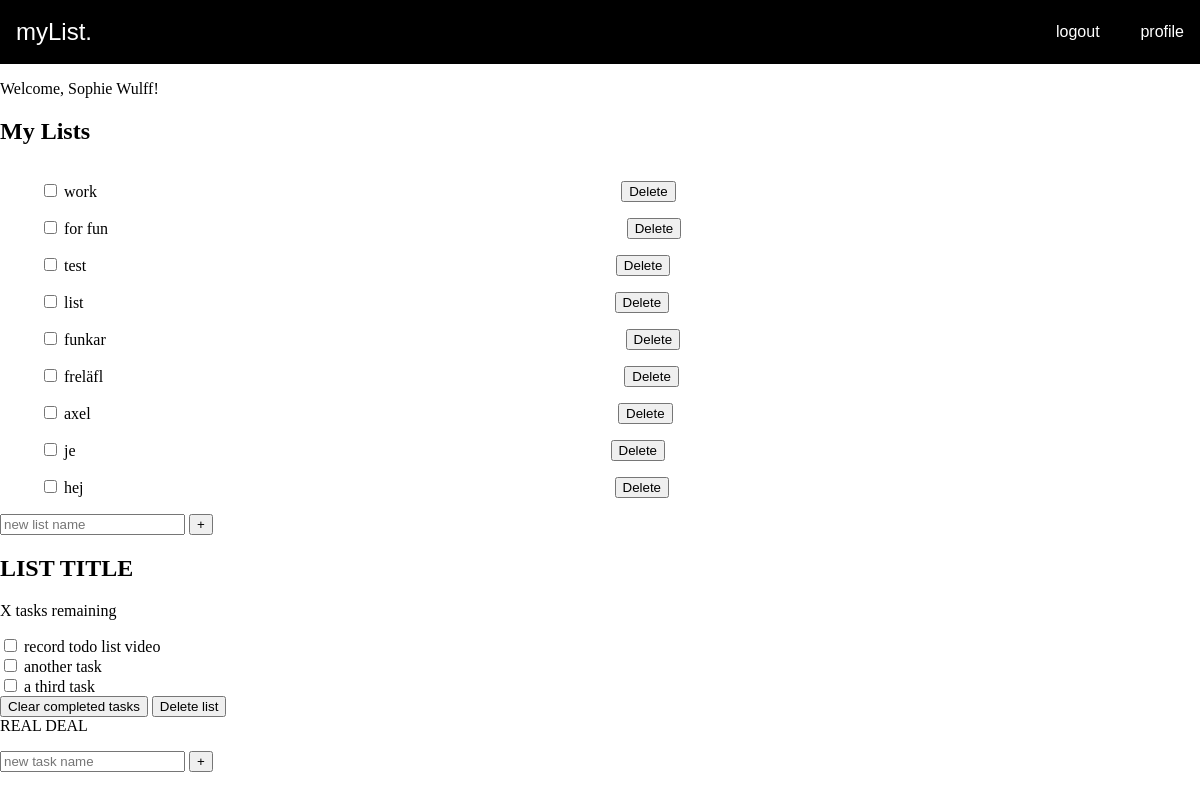
The page /loggedin.php (signed in) on the database as committed earlier.
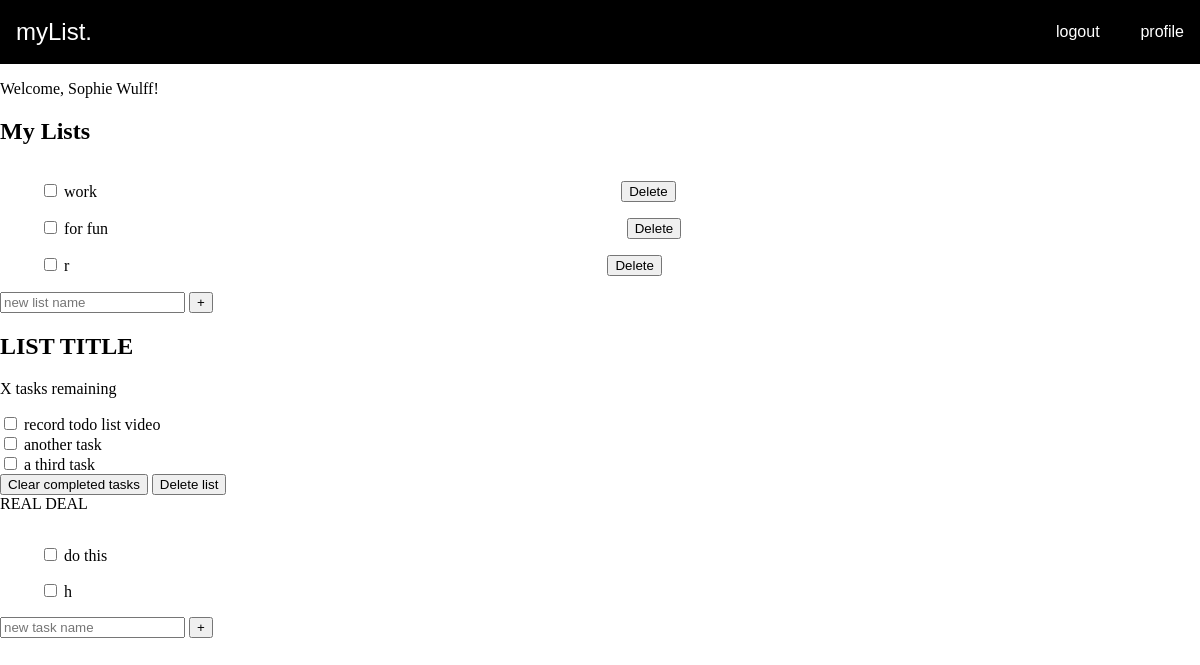
The same page on the database as committed later.
### tables this page shows
CREATE TABLE lists (
id INTEGER PRIMARY KEY AUTOINCREMENT,
title VARCHAR,
created_at DATETIME DEFAULT CURRENT_TIMESTAMP,
user_id INTEGER,
FOREIGN KEY(user_id) REFERENCES users(id)
);

CREATE TABLE tasks (
id INTEGER PRIMARY KEY AUTOINCREMENT,
title VARCHAR,
created_at DATETIME DEFAULT CURRENT_TIMESTAMP,
deadline_at DATETIME DEFAULT CURRENT_TIMESTAMP,
completed_at DATETIME DEFAULT CURRENT_TIMESTAMP,
content VARCHAR,
list_id INTEGER,
user_id INTEGER,
FOREIGN KEY(list_id) REFERENCES lists(id),
FOREIGN KEY(user_id) REFERENCES users(id)
);

### app/functions.php (called while the page is built, shortened)
<?php
function get_lists(object $database)
{
    $user_id = $_SESSION['user']['id'];
    $statement = $database->prepare("SELECT * FROM lists WHERE user_id = :id");
    $statement->bindParam(':id', $user_id, PDO::PARAM_INT);
    $statement->execute();
    $lists = $statement->fetchAll(PDO::FETCH_ASSOC);
    return $lists;
}
function get_tasks(object $database)
{
    $user_id = $_SESSION['user']['id'];
    $statement = $database->prepare('SELECT * FROM tasks WHERE user_id = :user_id ');
    $statement->bindParam(':user_id', $user_id, PDO::PARAM_INT);
    $statement->execute();
    $allTasks = $statement->fetchAll(PDO::FETCH_ASSOC);
    return $allTasks;
}

### loggedin.php (the view, shortened to what this page needs)
<?php
require __DIR__ . '/app/autoload.php';
require __DIR__ . '/views/header.php';
?>
<?php if (isset($_SESSION['user'])) : ?>
    <p>Welcome, <?= $_SESSION['user']['name']; ?>!</p>
<?php
endif; ?>
<h2 class="list-title">My Lists</h2>
<ul>
    <?php
    $lists = get_lists($database);
    foreach ($lists as $list) : ?>
        <li>
            <form action="/app/tasks/list.php" method="post">
                <input type="checkbox" id="list-checkbox" name="list-checkbox">
                <label for="list-checkbox"><?= $list['title'] ?></label>
            </form>
            <form action="/app/lists/delete.php" method="post">
                <button name="delete-task" type="submit" value="<?= $list['id'] ?>">Delete</button>
            </form><br>
        </li>
    <?php endforeach ?>
</ul>
<form action="/app/lists/create.php" method="post">
    <input id="title" name="title" type="text" class="new-list" placeholder="new list name" aria-label="new list name" />
    <button class="create-list">+</button>
</form>
<div class="todo-list">
    <div class="todo-header">
        <h2 class="list-title">LIST TITLE<?= '' ?></h2>
        <p class="task-count">X tasks remaining</p>
    </div>
    <div class="todo-body">
        <div class="tasks">
            <div class="task">
                <input type="checkbox" id="PLOCKA FRÅN DATABAS KANSKE" />
                <label for="task-1">
                    record todo list video
                </label>
            </div>
            <div class="task">
                <input type="checkbox" id="VET INTE" />
                <label for="task-2">
                    another task
                </label>
            </div>
            <div class="task">
                <input type="checkbox" id="task-3" />
                <label for="task-3">
                    a third task
                </label>
            </div>
        </div>
        <div class="delete-stuff">
            <button class="delete MARKED">Clear completed tasks</button>
            <button class="delete HELA SKITEN">Delete list</button>
        </div>
    </div>
</div>
<div>REAL DEAL</div>
<ul>
    <?php
    $tasks = get_tasks($database);
    foreach ($tasks as $task) : ?>
        <li>
            <form action="/app/tasks/create.php" method="post">
                <input type="checkbox" id="list-checkbox" name="list-checkbox">
                <label for="list-checkbox"><?= $task['title'] ?></label>
            </form>
        </li>
    <?php endforeach ?>
</ul>
<form action="/app/tasks/create.php" method="post">
    <input id="title" name="title" type="text" class="new-task" placeholder="new task name" />
    <button class="create" aria-label="create new task">+</button>
</form>

### views/header.php (shortened to what this page needs)
<!DOCTYPE html>
<html lang="en">
<head>
    <link rel="stylesheet" href="assets/styles/style.css">
    <link rel="stylesheet" href="assets/styles/header.css">
    <link rel="stylesheet" href="assets/styles/footer.css">
    <link rel="stylesheet" href="assets/styles/signup.css">
    <link rel="stylesheet" href="assets/styles/profile.css">
</head>
<body>
    <header>
        <?php if (isset($_SESSION['user'])) { ?>
            <div class="logo"><a href="/">myList.</a></div>
            <div class="nav-buttons">
                <a href="/app/users/logout.php">logout</a>
                <a href="profile.php">profile</a>
            </div>
        <?php } ?>
    </header>

### assets/styles/style.css (style rules this page uses)
* { box-sizing: border-box; }
body { margin: 0; padding: 0; }

### assets/styles/header.css (style rules this page uses)
header { display: flex; justify-content: space-between; align-items: center; padding-right: 1rem; padding-left: 1rem; }
header { background-color: black; height: 4rem; font-family: sans-serif; }
.nav-buttons { width: 8rem; display: flex; justify-content: space-between; }
.logo { font-size: 24px; }
header a { text-decoration: none; color: white; }

### assets/styles/profile.css (style rules this page uses)
li { display: flex; justify-content: space-between; padding-top: 1rem; }

Rows that differ between the two databases and show on the page:
removed lists: title "test", $list['id'] 3 (drawn)
removed lists: title "list", $list['id'] 4 (drawn)
removed lists: title "funkar", $list['id'] 5 (drawn)
removed lists: title "freläfl", $list['id'] 6 (drawn)
removed lists: title "axel", $list['id'] 7 (drawn)
removed lists: title "je", $list['id'] 8 (drawn)
removed lists: title "hej", $list['id'] 10 (drawn)
added lists: title "r", $list['id'] 14 (drawn)
added tasks: title "do this"
added tasks: title "h"
